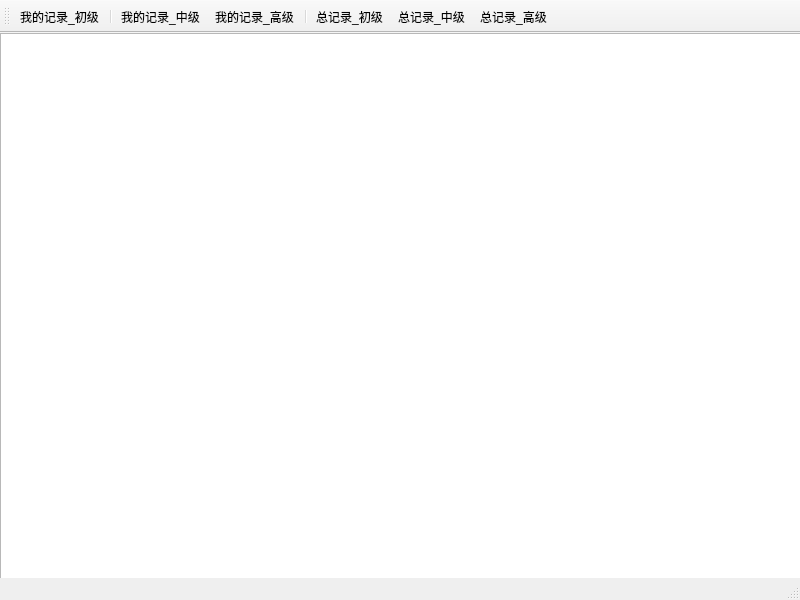
<?xml version="1.0" encoding="UTF-8"?>
<ui version="4.0">
 <class>RankWindow</class>
 <widget class="QMainWindow" name="RankWindow">
  <property name="geometry">
   <rect>
    <x>0</x>
    <y>0</y>
    <width>800</width>
    <height>600</height>
   </rect>
  </property>
  <property name="windowTitle">
   <string>MainWindow</string>
  </property>
  <widget class="QWidget" name="centralwidget">
   <widget class="QTableView" name="ShowInfotableView">
    <property name="geometry">
     <rect>
      <x>0</x>
      <y>0</y>
      <width>801</width>
      <height>571</height>
     </rect>
    </property>
   </widget>
  </widget>
  <widget class="QStatusBar" name="statusbar"/>
  <widget class="QToolBar" name="toolBar">
   <property name="windowTitle">
    <string>toolBar</string>
   </property>
   <attribute name="toolBarArea">
    <enum>TopToolBarArea</enum>
   </attribute>
   <attribute name="toolBarBreak">
    <bool>false</bool>
   </attribute>
   <addaction name="action_my_low"/>
   <addaction name="separator"/>
   <addaction name="action_my_middle"/>
   <addaction name="action_my_high"/>
   <addaction name="separator"/>
   <addaction name="action_global_low"/>
   <addaction name="action_global_middle"/>
   <addaction name="action_global_high"/>
  </widget>
  <action name="action_my_low">
   <property name="text">
    <string>我的记录_初级</string>
   </property>
  </action>
  <action name="action_my_middle">
   <property name="text">
    <string>我的记录_中级</string>
   </property>
  </action>
  <action name="action_global_low">
   <property name="text">
    <string>总记录_初级</string>
   </property>
  </action>
  <action name="action_global_middle">
   <property name="text">
    <string>总记录_中级</string>
   </property>
  </action>
  <action name="action_global_high">
   <property name="text">
    <string>总记录_高级</string>
   </property>
  </action>
  <action name="action_my_high">
   <property name="text">
    <string>我的记录_高级</string>
   </property>
  </action>
 </widget>
 <resources/>
 <connections/>
</ui>
